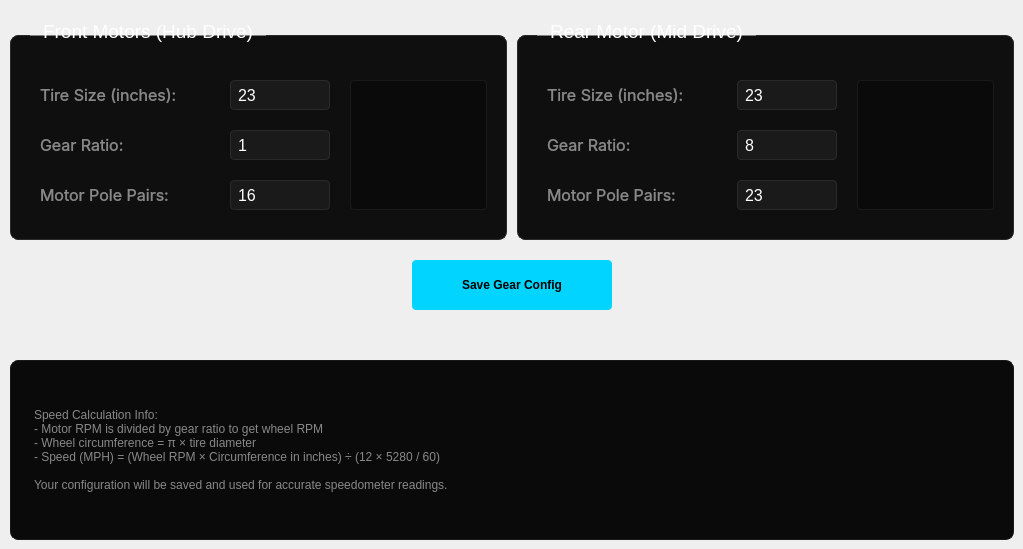
    <widget class="QWidget" name="gearTab">
     <attribute name="title">
      <string>GEAR</string>
     </attribute>
     <widget class="QGroupBox" name="frontGearGroupBox">
      <property name="geometry">
       <rect>
        <x>10</x>
        <y>20</y>
        <width>497</width>
        <height>220</height>
       </rect>
      </property>
      <property name="font">
       <font>
        <pointsize>14</pointsize>
       </font>
      </property>
      <property name="styleSheet">
       <string notr="true">QGroupBox {
    color: #ffffff;
    border: 1px solid #2a2a2a;
    border-radius: 8px;
    margin-top: 15px;
    padding-top: 15px;
    background: #0f0f0f;
}
QGroupBox::title {
    subcontrol-origin: margin;
    left: 20px;
    padding: 0 10px 0 10px;
}</string>
      </property>
      <property name="title">
       <string>Front Motors (Hub Drive)</string>
      </property>
      <widget class="QLabel" name="frontTireSizeLabel">
       <property name="geometry">
        <rect>
         <x>30</x>
         <y>60</y>
         <width>180</width>
         <height>30</height>
        </rect>
       </property>
       <property name="font">
        <font>
         <family>-apple-system</family>
         <pointsize>12</pointsize>
        </font>
       </property>
       <property name="styleSheet">
        <string notr="true">color: #888888;</string>
       </property>
       <property name="text">
        <string>Tire Size (inches):</string>
       </property>
      </widget>
      <widget class="QLineEdit" name="frontTireSizeInput">
       <property name="geometry">
        <rect>
         <x>220</x>
         <y>60</y>
         <width>100</width>
         <height>30</height>
        </rect>
       </property>
       <property name="font">
        <font>
         <pointsize>12</pointsize>
        </font>
       </property>
       <property name="styleSheet">
        <string notr="true">QLineEdit {
    background-color: #1a1a1a;
    color: #ffffff;
    border: 1px solid #2a2a2a;
    border-radius: 4px;
    padding: 5px;
}</string>
       </property>
       <property name="text">
        <string>23</string>
       </property>
       <property name="maxLength">
        <number>5</number>
       </property>
      </widget>
      <widget class="QLabel" name="frontGearRatioLabel">
       <property name="geometry">
        <rect>
         <x>30</x>
         <y>110</y>
         <width>180</width>
         <height>30</height>
        </rect>
       </property>
       <property name="font">
        <font>
         <family>-apple-system</family>
         <pointsize>12</pointsize>
        </font>
       </property>
       <property name="styleSheet">
        <string notr="true">color: #888888;</string>
       </property>
       <property name="text">
        <string>Gear Ratio:</string>
       </property>
      </widget>
      <widget class="QLineEdit" name="frontGearRatioInput">
       <property name="geometry">
        <rect>
         <x>220</x>
         <y>110</y>
         <width>100</width>
         <height>30</height>
        </rect>
       </property>
       <property name="font">
        <font>
         <pointsize>12</pointsize>
        </font>
       </property>
       <property name="styleSheet">
        <string notr="true">QLineEdit {
    background-color: #1a1a1a;
    color: #ffffff;
    border: 1px solid #2a2a2a;
    border-radius: 4px;
    padding: 5px;
}</string>
       </property>
       <property name="text">
        <string>1</string>
       </property>
       <property name="maxLength">
        <number>10</number>
       </property>
      </widget>
      <widget class="QLabel" name="frontPolePairsLabel">
       <property name="geometry">
        <rect>
         <x>30</x>
         <y>160</y>
         <width>180</width>
         <height>30</height>
        </rect>
       </property>
       <property name="font">
        <font>
         <family>-apple-system</family>
         <pointsize>12</pointsize>
        </font>
       </property>
       <property name="styleSheet">
        <string notr="true">color: #888888;</string>
       </property>
       <property name="text">
        <string>Motor Pole Pairs:</string>
       </property>
      </widget>
      <widget class="QLineEdit" name="frontPolePairsInput">
       <property name="geometry">
        <rect>
         <x>220</x>
         <y>160</y>
         <width>100</width>
         <height>30</height>
        </rect>
       </property>
       <property name="font">
        <font>
         <pointsize>12</pointsize>
        </font>
       </property>
       <property name="styleSheet">
        <string notr="true">QLineEdit {
    background-color: #1a1a1a;
    color: #ffffff;
    border: 1px solid #2a2a2a;
    border-radius: 4px;
    padding: 5px;
}</string>
       </property>
       <property name="text">
        <string>16</string>
       </property>
       <property name="maxLength">
        <number>3</number>
       </property>
      </widget>
      <widget class="QLabel" name="frontInfoLabel">
       <property name="geometry">
        <rect>
         <x>340</x>
         <y>60</y>
         <width>137</width>
         <height>130</height>
        </rect>
       </property>
       <property name="styleSheet">
        <string notr="true">color: #666666;
padding: 10px;
background: #0a0a0a;
border: 1px solid #1a1a1a;
border-radius: 4px;</string>
       </property>
       <property name="text">
        <string/>
       </property>
      </widget>
     </widget>
     <widget class="QGroupBox" name="rearGearGroupBox">
      <property name="geometry">
       <rect>
        <x>517</x>
        <y>20</y>
        <width>497</width>
        <height>220</height>
       </rect>
      </property>
      <property name="font">
       <font>
        <pointsize>14</pointsize>
       </font>
      </property>
      <property name="styleSheet">
       <string notr="true">QGroupBox {
    color: #ffffff;
    border: 1px solid #2a2a2a;
    border-radius: 8px;
    margin-top: 15px;
    padding-top: 15px;
    background: #0f0f0f;
}
QGroupBox::title {
    subcontrol-origin: margin;
    left: 20px;
    padding: 0 10px 0 10px;
}</string>
      </property>
      <property name="title">
       <string>Rear Motor (Mid Drive)</string>
      </property>
      <widget class="QLabel" name="rearTireSizeLabel">
       <property name="geometry">
        <rect>
         <x>30</x>
         <y>60</y>
         <width>180</width>
         <height>30</height>
        </rect>
       </property>
       <property name="font">
        <font>
         <family>-apple-system</family>
         <pointsize>12</pointsize>
        </font>
       </property>
       <property name="styleSheet">
        <string notr="true">color: #888888;</string>
       </property>
       <property name="text">
        <string>Tire Size (inches):</string>
       </property>
      </widget>
      <widget class="QLineEdit" name="rearTireSizeInput">
       <property name="geometry">
        <rect>
         <x>220</x>
         <y>60</y>
         <width>100</width>
         <height>30</height>
        </rect>
       </property>
       <property name="font">
        <font>
         <pointsize>12</pointsize>
        </font>
       </property>
       <property name="styleSheet">
        <string notr="true">QLineEdit {
    background-color: #1a1a1a;
    color: #ffffff;
    border: 1px solid #2a2a2a;
    border-radius: 4px;
    padding: 5px;
}</string>
       </property>
       <property name="text">
        <string>23</string>
       </property>
       <property name="maxLength">
        <number>5</number>
       </property>
      </widget>
      <widget class="QLabel" name="rearGearRatioLabel">
       <property name="geometry">
        <rect>
         <x>30</x>
         <y>110</y>
         <width>180</width>
         <height>30</height>
        </rect>
       </property>
       <property name="font">
        <font>
         <family>-apple-system</family>
         <pointsize>12</pointsize>
        </font>
       </property>
       <property name="styleSheet">
        <string notr="true">color: #888888;</string>
       </property>
       <property name="text">
        <string>Gear Ratio:</string>
       </property>
      </widget>
      <widget class="QLineEdit" name="rearGearRatioInput">
       <property name="geometry">
        <rect>
         <x>220</x>
         <y>110</y>
         <width>100</width>
         <height>30</height>
        </rect>
       </property>
       <property name="font">
        <font>
         <pointsize>12</pointsize>
        </font>
       </property>
       <property name="styleSheet">
        <string notr="true">QLineEdit {
    background-color: #1a1a1a;
    color: #ffffff;
    border: 1px solid #2a2a2a;
    border-radius: 4px;
    padding: 5px;
}</string>
       </property>
       <property name="text">
        <string>8</string>
       </property>
       <property name="maxLength">
        <number>10</number>
       </property>
      </widget>
      <widget class="QLabel" name="rearPolePairsLabel">
       <property name="geometry">
        <rect>
         <x>30</x>
         <y>160</y>
         <width>180</width>
         <height>30</height>
        </rect>
       </property>
       <property name="font">
        <font>
         <family>-apple-system</family>
         <pointsize>12</pointsize>
        </font>
       </property>
       <property name="styleSheet">
        <string notr="true">color: #888888;</string>
       </property>
       <property name="text">
        <string>Motor Pole Pairs:</string>
       </property>
      </widget>
      <widget class="QLineEdit" name="rearPolePairsInput">
       <property name="geometry">
        <rect>
         <x>220</x>
         <y>160</y>
         <width>100</width>
         <height>30</height>
        </rect>
       </property>
       <property name="font">
        <font>
         <pointsize>12</pointsize>
        </font>
       </property>
       <property name="styleSheet">
        <string notr="true">QLineEdit {
    background-color: #1a1a1a;
    color: #ffffff;
    border: 1px solid #2a2a2a;
    border-radius: 4px;
    padding: 5px;
}</string>
       </property>
       <property name="text">
        <string>23</string>
       </property>
       <property name="maxLength">
        <number>3</number>
       </property>
      </widget>
      <widget class="QLabel" name="rearInfoLabel">
       <property name="geometry">
        <rect>
         <x>340</x>
         <y>60</y>
         <width>137</width>
         <height>130</height>
        </rect>
       </property>
       <property name="styleSheet">
        <string notr="true">color: #666666;
padding: 10px;
background: #0a0a0a;
border: 1px solid #1a1a1a;
border-radius: 4px;</string>
       </property>
       <property name="text">
        <string/>
       </property>
      </widget>
     </widget>
     <widget class="QPushButton" name="saveGearButton">
      <property name="geometry">
       <rect>
        <x>412</x>
        <y>260</y>
        <width>200</width>
        <height>50</height>
       </rect>
      </property>
      <property name="styleSheet">
       <string notr="true">QPushButton {
    background-color: #00d4ff;
    color: #000000;
    border: none;
    border-radius: 4px;
    font-weight: 500;
}
QPushButton:hover {
    background-color: #00a8cc;
}
QPushButton:pressed {
    background-color: #0088aa;
}</string>
      </property>
      <property name="text">
       <string>Save Gear Config</string>
      </property>
     </widget>
     <widget class="QLabel" name="gearSaveStatusLabel">
      <property name="geometry">
       <rect>
        <x>412</x>
        <y>320</y>
        <width>200</width>
        <height>25</height>
       </rect>
      </property>
      <property name="styleSheet">
       <string notr="true">color: #00ff88;
text-align: center;</string>
      </property>
      <property name="text">
       <string/>
      </property>
      <property name="alignment">
       <set>Qt::AlignCenter</set>
      </property>
     </widget>
     <widget class="QLabel" name="speedCalculationLabel">
      <property name="geometry">
       <rect>
        <x>10</x>
        <y>360</y>
        <width>1004</width>
        <height>180</height>
       </rect>
      </property>
      <property name="styleSheet">
       <string notr="true">color: #888888;
padding: 20px;
background: #0a0a0a;
border: 1px solid #1a1a1a;
border-radius: 8px;</string>
      </property>
      <property name="text">
       <string>Speed Calculation Info:
- Motor RPM is divided by gear ratio to get wheel RPM
- Wheel circumference = π × tire diameter
- Speed (MPH) = (Wheel RPM × Circumference in inches) ÷ (12 × 5280 / 60)

Your configuration will be saved and used for accurate speedometer readings.</string>
      </property>
     </widget>
    </widget>
